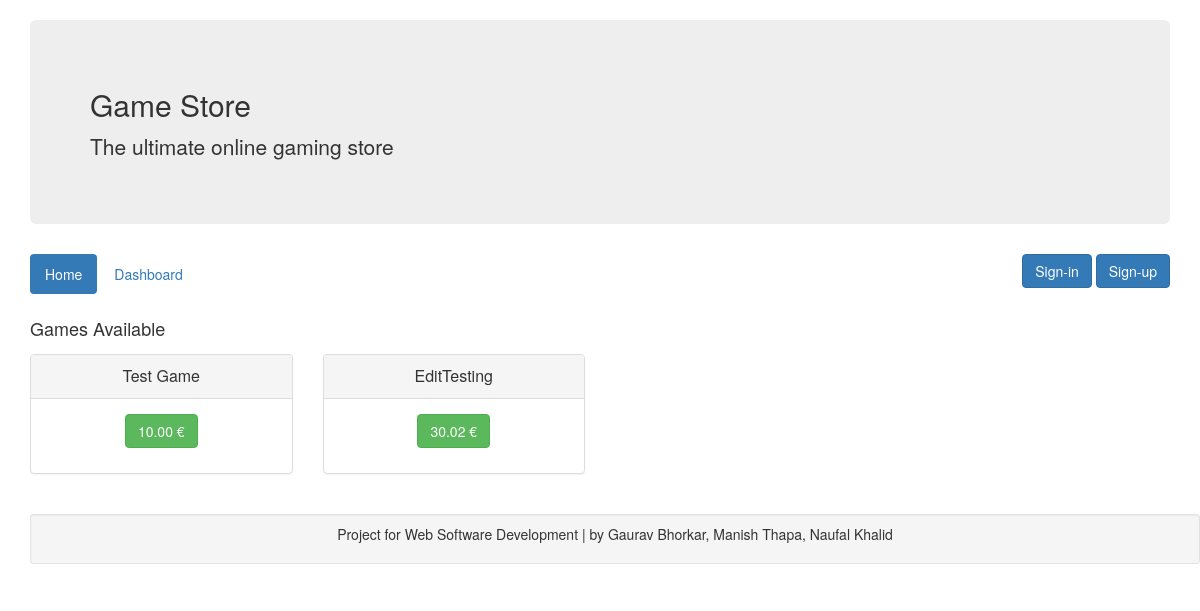
/, run on an earlier commit of the app's database.
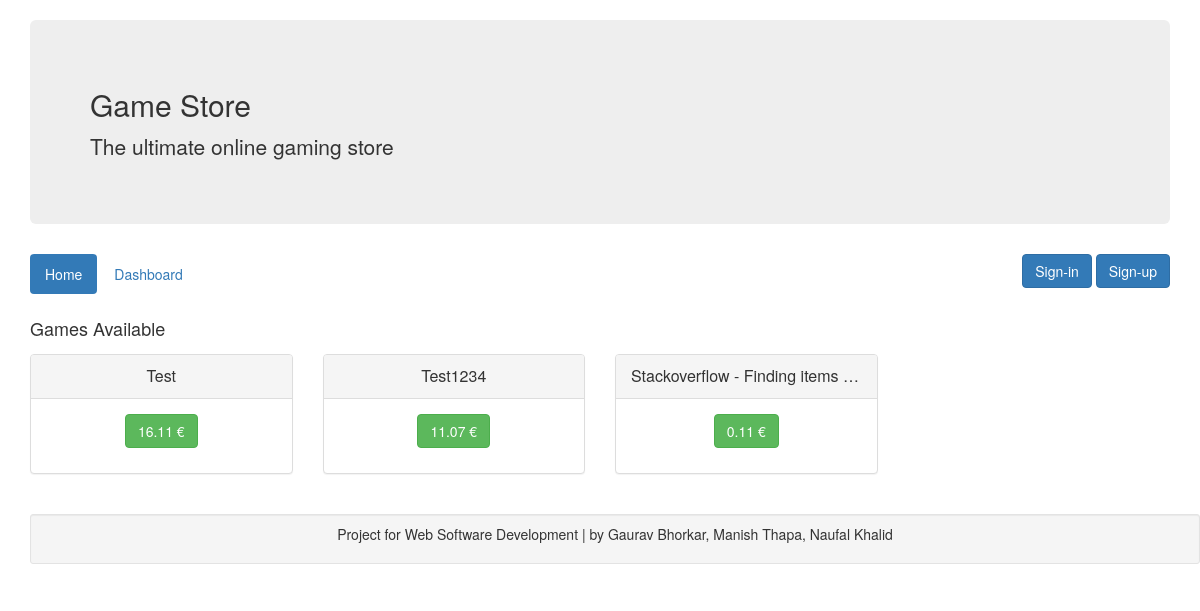
And on a later commit of the database.
### game_store/models.py (models this page shows, shortened)
class Game(models.Model):
    user = models.ForeignKey(User, on_delete=models.CASCADE) #developer
    title = models.CharField(max_length=250)
    href = models.CharField(max_length=1000)
    price = models.DecimalField(max_digits=10, decimal_places=2)
    category = models.CharField(max_length=250)

### game_store/views/views.py (the view)
# urls.py: 2. Add a URL to urlpatterns:  url(r'^$', views.home, name='home')
def home(request):
    games = Game.objects.all()
    return render(request, "game_store/index.html", {'games': games})

### game_store/templates/game_store/index.html (shortened to what this page needs)
{% extends "base.html" %}
{% block content %}
    <h4 class="dashboard-title">Games Available</h4>
    <div class="row">
    {% for game in games %}
        <div class="col-md-3">
            <div class="panel panel-default">
                <div class="panel-heading">
                    <p class="panel-title text-center">{{game.title}}</p>
                </div>
                <div class="panel-body">
                    <p class="text-center"><a class="btn btn-success" href="{% url 'game' game.id %}">{{game.price}} &euro;</a></p>
                </div>
            </div>
        </div>
    {% endfor %}
    </div>
{% endblock %}

What changed in the data, as far as the page shows it:
changed Game: title "Test Game" → "Test"; price "10.00" → "16.11"
changed Game: title "EditTesting" → "Test1234"; price "30.02" → "11.07"
added Game: title "Stackoverflow - Finding items…", price "0.11"
